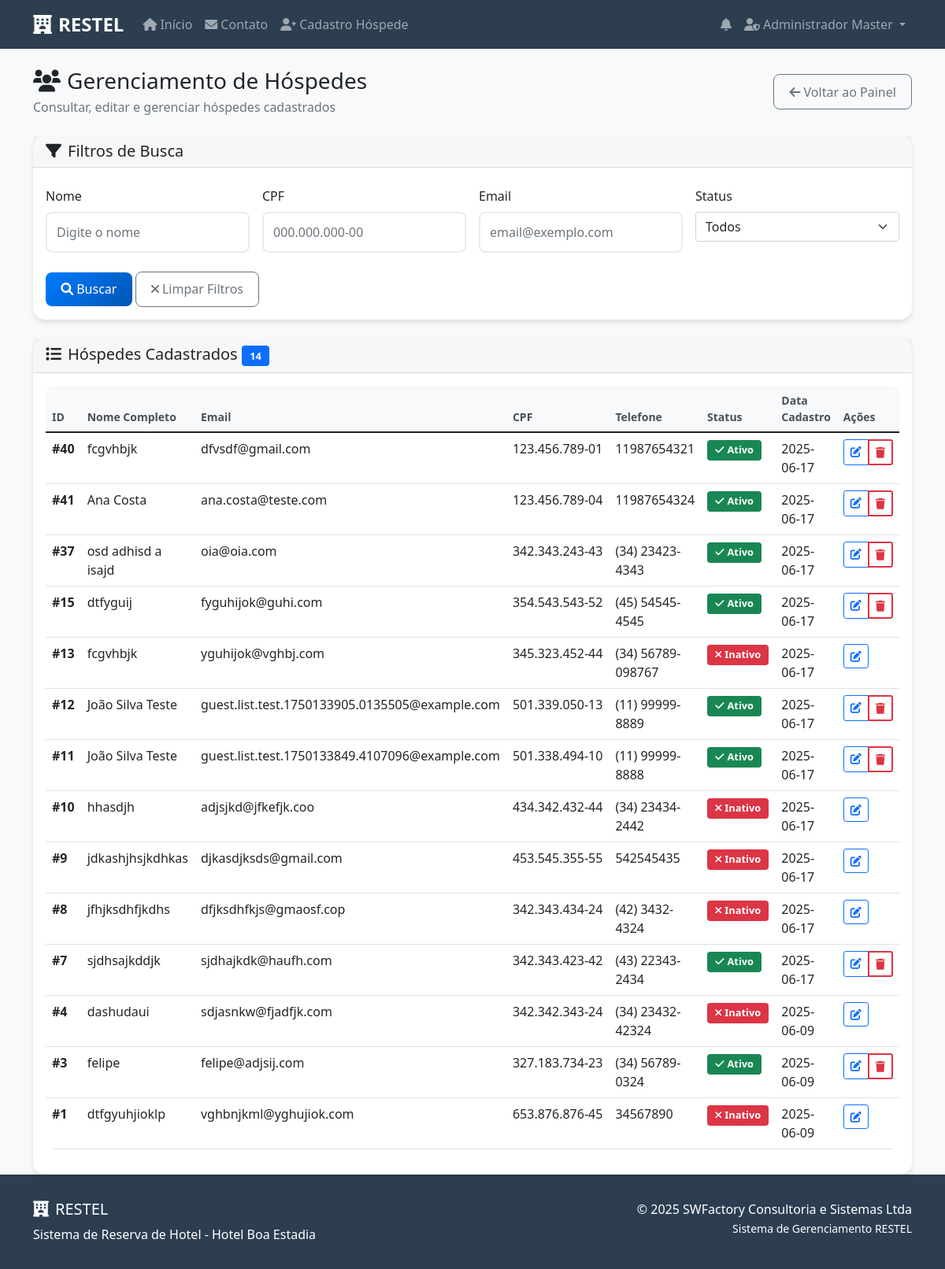
The app's page /admin/hospedes (signed in), older data.
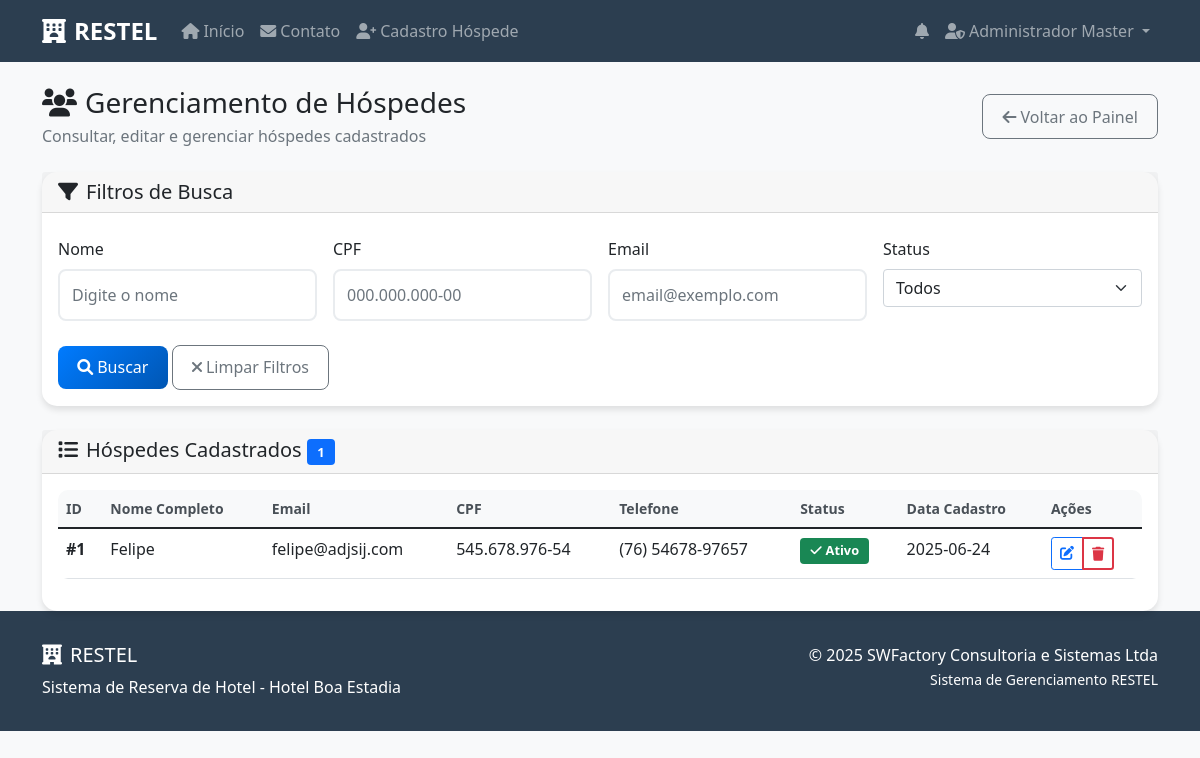
The same page, newer data.
### tables this page shows
CREATE TABLE hospedes (
            id INTEGER PRIMARY KEY AUTOINCREMENT,
            nome_completo TEXT NOT NULL,
            email TEXT UNIQUE NOT NULL,
            cpf TEXT UNIQUE NOT NULL,
            telefone TEXT NOT NULL,
            senha TEXT NOT NULL,
            ativo BOOLEAN DEFAULT 1,
            data_cadastro TIMESTAMP DEFAULT CURRENT_TIMESTAMP
        );

### src/restel/app.py (the view)
@app.route('/admin/hospedes')
def gerenciar_hospedes():
    if 'admin_id' not in session:
        flash('Acesso negado! Faça login como administrador.', 'error')
        return redirect(url_for('login_admin'))
    conn = get_db_connection()
    filtro_nome = request.args.get('nome', '')
    filtro_cpf = request.args.get('cpf', '')
    filtro_email = request.args.get('email', '')
    filtro_status = request.args.get('status', '')
    query = 'SELECT * FROM hospedes WHERE 1=1'
    params = []
    if filtro_nome:
        query += ' AND nome_completo LIKE ?'
        params.append(f'%{filtro_nome}%')
    if filtro_cpf:
        cpf_limpo = re.sub('[^0-9]', '', filtro_cpf)
        query += ' AND cpf LIKE ?'
        params.append(f'%{cpf_limpo}%')
    if filtro_email:
        query += ' AND email LIKE ?'
        params.append(f'%{filtro_email}%')
    if filtro_status:
        if filtro_status == 'ativo':
            query += ' AND ativo = 1'
        elif filtro_status == 'inativo':
            query += ' AND ativo = 0'
    query += ' ORDER BY data_cadastro DESC'
    hospedes = conn.execute(query, params).fetchall()
    conn.close()
    return render_template('admin_hospedes.html', hospedes=hospedes,
                         filtro_nome=filtro_nome, filtro_cpf=filtro_cpf,
                         filtro_email=filtro_email, filtro_status=filtro_status)

### src/restel/app.py (called while the page is built)
def get_db_connection():
    from flask import current_app
    db_path = current_app.config.get('DATABASE', DATABASE)
    conn = sqlite3.connect(db_path)
    conn.row_factory = sqlite3.Row
    return conn

@app.context_processor
def inject_notifications():
    if 'hospede_id' in session:
        user_id = session['hospede_id']
        user_type = 'hospede'
    elif 'admin_id' in session:
        user_id = session['admin_id']
        user_type = 'admin'
    else:
        return {}
    conn = get_db_connection()
    unread_count = conn.execute(
        'SELECT COUNT(*) FROM notificacoes WHERE usuario_id = ? AND usuario_tipo = ? AND lida = 0',
        (user_id, user_type)
    ).fetchone()[0]
    recent_notifications = conn.execute(
        'SELECT * FROM notificacoes WHERE usuario_id = ? AND usuario_tipo = ? ORDER BY data_criacao DESC LIMIT 5',
        (user_id, user_type)
    ).fetchall()
    conn.close()
    return dict(unread_count=unread_count, recent_notifications=recent_notifications)

### src/restel/templates/admin_hospedes.html (shortened to what the changed rows need)
{% extends "base.html" %}
{% block content %}
<div class="container mt-4">
    <div class="row">
        <div class="col-12">
            <div class="d-flex justify-content-between align-items-center mb-4">
                <div>
                    <h1 class="h3 mb-1">
                        <i class="fas fa-users me-2"></i>Gerenciamento de Hóspedes
                    </h1>
                </div>
            </div>
        </div>
    </div>
    <div class="row">
        <div class="col-12">
            <div class="card">
                <div class="card-header d-flex justify-content-between align-items-center">
                    <h5 class="mb-0">
                        <i class="fas fa-list me-2"></i>Hóspedes Cadastrados
                        <span class="badge bg-primary">{{ hospedes|length }}</span>
                    </h5>
                </div>
                <div class="card-body">
                    {% if hospedes %}
                        <div class="table-responsive">
                            <table class="table table-hover">
                                <thead class="table-dark">
                                    <tr>
                                        <th>ID</th>
                                        <th>Nome Completo</th>
                                        <th>Email</th>
                                        <th>CPF</th>
                                        <th>Telefone</th>
                                        <th>Status</th>
                                        <th>Data Cadastro</th>
                                        <th>Ações</th>
                                    </tr>
                                </thead>
                                <tbody>
                                    {% for hospede in hospedes %}
                                    <tr>
                                        <td><strong>#{{ hospede.id }}</strong></td>
                                        <td>{{ hospede.nome_completo }}</td>
                                        <td>{{ hospede.email }}</td>
                                        <td>{{ hospede.cpf[:3] }}.{{ hospede.cpf[3:6] }}.{{ hospede.cpf[6:9] }}-{{ hospede.cpf[9:] }}</td>
                                        <td>{{ hospede.telefone }}</td>
                                        <td>
                                            {% if hospede.ativo %}
                                                <span class="badge bg-success">
                                                    <i class="fas fa-check me-1"></i>Ativo
                                                </span>
                                            {% else %}
                                                <span class="badge bg-danger">
                                                    <i class="fas fa-times me-1"></i>Inativo
                                                </span>
                                            {% endif %}
                                        </td>
                                        <td>{{ hospede.data_cadastro.split(' ')[0] if hospede.data_cadastro else 'N/A' }}</td>
                                        <td>
                                            <div class="btn-group btn-group-sm" role="group">
                                                <a href="{{ url_for('editar_hospede', hospede_id=hospede.id) }}"
                                                   class="btn btn-outline-primary" title="Editar">
                                                    <i class="fas fa-edit"></i>
                                                </a>
                                                {% if hospede.ativo %}
                                                <button type="button" class="btn btn-outline-danger"
                                                        onclick="confirmarExclusao({{ hospede.id }}, '{{ hospede.nome_completo }}')"
                                                        title="Inativar">
                                                    <i class="fas fa-trash"></i>
                                                </button>
                                                {% endif %}
                                            </div>
                                        </td>
                                    </tr>
                                    {% endfor %}
                                </tbody>
                            </table>
                        </div>
                    {% endif %}
                </div>
            </div>
        </div>
    </div>
</div>
{% endblock %}

Row changes from the older to the newer data that the page shows:
removed hospedes: id "40", nome_completo "fcgvhbjk", email "dfvsdf@gmail.com", cpf "123", cpf "456", cpf "789", cpf "01", telefone "11987654321", ativo True (drawn), data_cadastro "2025-06-17"
removed hospedes: id "41", nome_completo "Ana Costa", email "ana.costa@teste.com", cpf "123", cpf "456", cpf "789", cpf "04", telefone "11987654324", ativo True (drawn), data_cadastro "2025-06-17"
removed hospedes: id "37", nome_completo "osd adhisd a isajd", email "oia@oia.com", cpf "342", cpf "343", cpf "243", cpf "43", telefone "(34) 23423-4343", ativo True (drawn), data_cadastro "2025-06-17"
removed hospedes: id "15", nome_completo "dtfyguij", email "fyguhijok@guhi.com", cpf "354", cpf "543", cpf "52", telefone "(45) 54545-4545", ativo True (drawn), data_cadastro "2025-06-17"
removed hospedes: id "13", nome_completo "fcgvhbjk", email "yguhijok@vghbj.com", cpf "345", cpf "323", cpf "452", cpf "44", telefone "(34) 56789-098767", ativo False (drawn), data_cadastro "2025-06-17"
removed hospedes: id "12", nome_completo "João Silva Teste", email "guest.list.test.1750133905.0135505@example.com", cpf "501", cpf "339", cpf "050", cpf "13", telefone "(11) 99999-8889", ativo True (drawn), data_cadastro "2025-06-17"
removed hospedes: id "11", nome_completo "João Silva Teste", email "guest.list.test.1750133849.4107096@example.com", cpf "501", cpf "338", cpf "494", cpf "10", telefone "(11) 99999-8888", ativo True (drawn), data_cadastro "2025-06-17"
removed hospedes: id "10", nome_completo "hhasdjh", email "adjsjkd@jfkefjk.coo", cpf "434", cpf "342", cpf "432", cpf "44", telefone "(34) 23434-2442", ativo False (drawn), data_cadastro "2025-06-17"
removed hospedes: id "9", nome_completo "jdkashjhsjkdhkas", email "djkasdjksds@gmail.com", cpf "453", cpf "545", cpf "355", cpf "55", telefone "542545435", ativo False (drawn), data_cadastro "2025-06-17"
removed hospedes: id "8", nome_completo "jfhjksdhfjkdhs", email "dfjksdhfkjs@gmaosf.cop", cpf "342", cpf "343", cpf "434", cpf "24", telefone "(42) 3432-4324", ativo False (drawn), data_cadastro "2025-06-17"
removed hospedes: id "7", nome_completo "sjdhsajkddjk", email "sjdhajkdk@haufh.com", cpf "342", cpf "343", cpf "423", cpf "42", telefone "(43) 22343-2434", ativo True (drawn), data_cadastro "2025-06-17"
removed hospedes: id "4", nome_completo "dashudaui", email "sdjasnkw@fjadfjk.com", cpf "342", cpf "343", cpf "24", telefone "(34) 23432-42324", ativo False (drawn), data_cadastro "2025-06-09"
removed hospedes: id "3", nome_completo "felipe", email "felipe@adjsij.com", cpf "327", cpf "183", cpf "734", cpf "23", telefone "(34) 56789-0324", ativo True (drawn), data_cadastro "2025-06-09"
changed hospedes id 1: nome_completo "dtfgyuhjioklp" → "Felipe"; email "vghbnjkml@yghujiok.com" → "felipe@adjsij.com"; cpf "653" → "545"; cpf "876" → "678"; cpf "876" → "976"; cpf "45" → "54"; telefone "34567890" → "(76) 54678-97657"; data_cadastro "2025-06-09" → "2025-06-24"; ativo "Inativo" → "Ativo"
Text that changed along with them:
{{ hospedes|length }}: "14" → "1"
